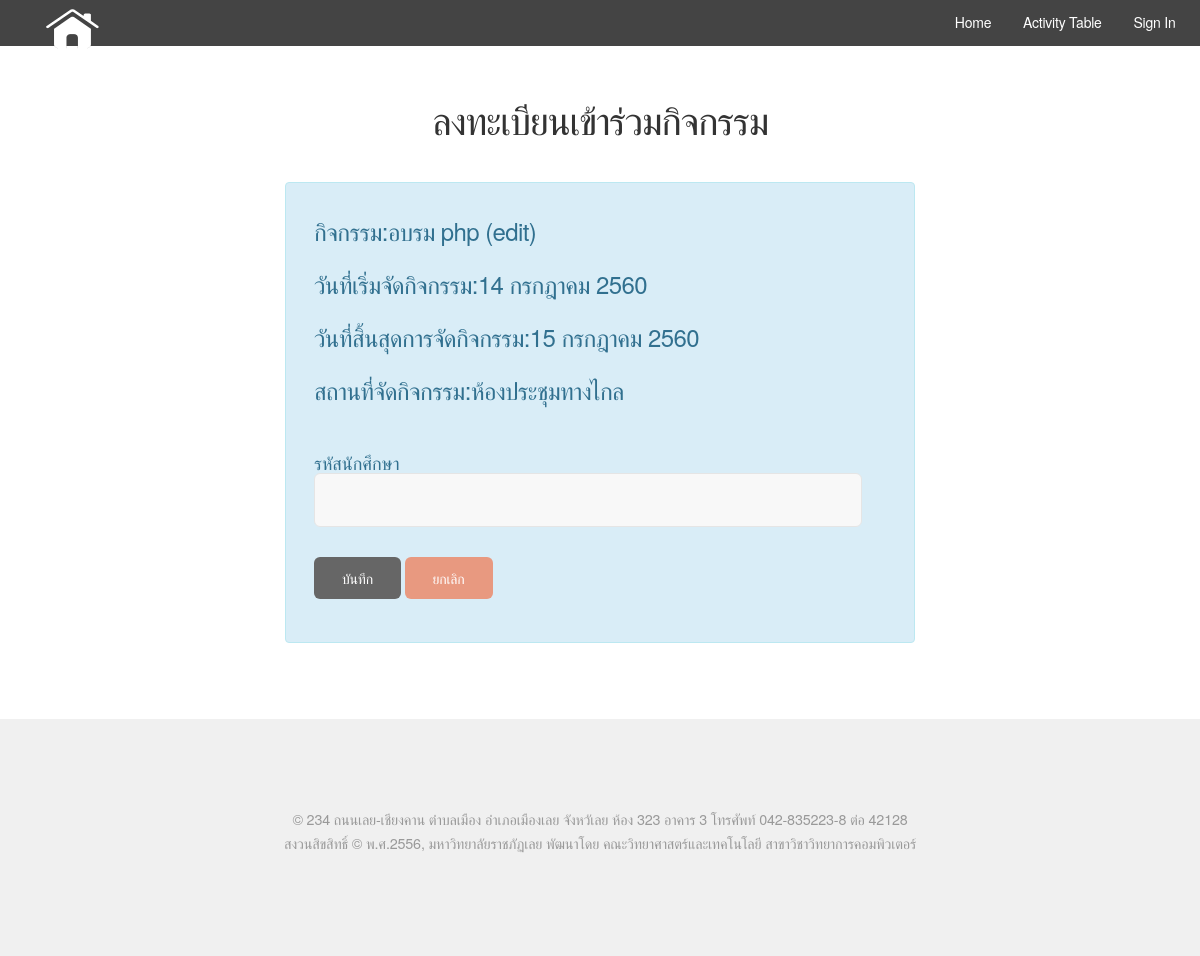
The page /regisact.php?act_id=3 on the database its author committed.
### tables this page shows
CREATE TABLE `activity` (
  `act_id` int(7) NOT NULL AUTO_INCREMENT,
  `act_name` varchar(255) NOT NULL,
  `act_datestart` date NOT NULL,
  `act_dateend` date NOT NULL,
  `start_time` time NOT NULL,
  `act_hour` int(2) NOT NULL,
  `act_location` varchar(255) NOT NULL,
  `act_number` int(7) NOT NULL,
  `rec_date` date NOT NULL,
  `respon` int(7) NOT NULL,
  `status_respon` int(1) NOT NULL,
  `year1` int(1) NOT NULL,
  `year2` int(1) NOT NULL,
  `year3` int(1) NOT NULL,
  `year4` int(1) NOT NULL,
  PRIMARY KEY (`act_id`)
);

### funtion/funcDateThai.php (called while the page is built, shortened)
<?php
		function DateThai2($strDate2)
	{
		$strYear = date("Y",strtotime($strDate2))+543;
		$strMonth= date("n",strtotime($strDate2));
		$strDay= date("j",strtotime($strDate2));
		$strMonthCut = Array("","มกราคม","กุมภาพันธ์","มีนาคม","เมษายน","พฤษภาคม","มิถุนายน","กรกฎาคม","สิงหาคม","กันยายน","ตุลาคม","พฤศจิกายน","ธันวาคม");
		$strMonthThai=$strMonthCut[$strMonth];
		return "$strDay $strMonthThai $strYear ";
	}
 ?>

### regisact.php (the view, shortened to what this page needs)
<?php include_once 'header.php'; ?>
<section id="main" class="container 75%">
    <header>
        <h2>ลงทะเบียนเข้าร่วมกิจกรรม</h2>
    </header>
    <div class="alert alert-info">
    <div class="row">
        <div class="11u">
                    <?php
                    $act_id=$_GET['act_id'];
                   $strsql =" SELECT * FROM activity WHERE act_id=$act_id";
                    $result = mysqli_query($conn,$strsql);
                    $rs = mysqli_fetch_array($result);
                    include_once 'funtion/funcDateThai.php';
                    echo "<h3>"."กิจกรรม:" .$rs ['act_name']. "<br><br>";
                    echo "วันที่เริ่มจัดกิจกรรม:" . DateThai2($rs['act_datestart'])."<br><br>";
                    echo "วันที่สิ้นสุดการจัดกิจกรรม:" . DateThai2($rs['act_dateend']). "<br><br>";
                    echo "สถานที่จัดกิจกรรม:" .$rs ['act_location']."</h3>". "<br><br>";
                    ?>
                <form name="form1" method="POST" action="regis_act.php">
                          <h4>รหัสนักศึกษา<input type="text" name="std_code" value=""/></h4><br/>
                    <input type="submit" onclick="return confirm('ลงทะเบียนเรียบร้อยแล้วค่ะ')" value=" บันทึก " />
                    <input type="submit" class="special" value=" ยกเลิก " />
                   </form>
            </div>
    </div>
    </div>
</section>
<?php include_once 'footer.php'; ?>

### assets/css/main.css (style rules this page uses)
html, body, div, span, applet, object, iframe, h1, h2, h3, h4, h5, h6, p, blockquote, pre, a, abbr, acronym, address, big, cite, code, del, dfn, em, img, ins, kbd, q, s, samp, small, strike, strong, sub, sup, tt, var, b, u, i, center, dl, dt, dd, ol, ul, li, fieldset, form, label, legend, table, caption, tbody, tfoot, thead, tr, th, td, article, aside, canvas, details, embed, figure, figcaption, footer, header, hgroup, menu, nav, output, ruby, section, summary, time, mark, audio, video { margin: 0; padding: 0; border: 0; font-size: 100%; font: inherit; vertical-align: baseline; }
article, aside, details, figcaption, figure, footer, header, hgroup, menu, nav, section { display: block; }
body { line-height: 1; }
body { -webkit-text-size-adjust: none; }
*, *:before, *:after { -moz-box-sizing: border-box; -webkit-box-sizing: border-box; box-sizing: border-box; }
.container { margin-left: auto; margin-right: auto; }
.container.\37 5\25 { width: 45em; }
.container { width: 60em; }
@media screen and (max-width: 1680px) { .container.\37 5\25 { width: 45em; } }
@media screen and (max-width: 1680px) { .container { width: 60em; } }
@media screen and (max-width: 1280px) { .container.\37 5\25 { width: 45em; } }
@media screen and (max-width: 1280px) { .container { width: 60em; } }
.row { border-bottom: solid 1px transparent; -moz-box-sizing: border-box; -webkit-box-sizing: border-box; box-sizing: border-box; }
.row > * { float: left; -moz-box-sizing: border-box; -webkit-box-sizing: border-box; box-sizing: border-box; }
.row:after, .row:before { content: ''; display: block; clear: both; height: 0; }
.row > * { padding: 0 0 0 2em; }
.row { margin: 0 0 -1px -2em; }
.\31 1u, .\31 1u\24 { width: 91.6666666667%; clear: none; margin-left: 0; }
@media screen and (max-width: 1680px) { .row > * { padding: 0 0 0 2em; } }
@media screen and (max-width: 1680px) { .row { margin: 0 0 -1px -2em; } }
@media screen and (max-width: 1280px) { .row > * { padding: 0 0 0 2em; } }
@media screen and (max-width: 1280px) { .row { margin: 0 0 -1px -2em; } }
body { background: #f5f5f5; }
body, input, select, textarea { color: #777; font-family: "Source Sans Pro", sans-serif; font-size: 16pt; font-weight: 300; line-height: 1.65em; letter-spacing: -0.015em; }
h1, h2, h3, h4, h5, h6 { color: #646464; font-weight: 300; line-height: 1em; margin: 0 0 0.5em 0; }
h2 { font-size: 2.25em; line-height: 1.5em; letter-spacing: -0.035em; }
h3 { font-size: 1.75em; line-height: 1.5em; letter-spacing: -0.025em; }
h4 { font-size: 1.1em; line-height: 1.5em; letter-spacing: 0; }
form { margin: 0 0 2em 0; }
input[type="text"], input[type="password"], input[type="email"], select, textarea { -moz-appearance: none; -webkit-appearance: none; -ms-appearance: none; appearance: none; background: #f8f8f8; border-radius: 6px; border: solid 1px #e5e5e5; color: inherit; display: block; outline: 0; padding: 0 1em; text-decoration: none; width: 100%; }
input[type="text"], input[type="password"], input[type="email"], select { height: 3em; }
input[type="submit"], input[type="reset"], input[type="button"], .button { -moz-appearance: none; -webkit-appearance: none; -ms-appearance: none; appearance: none; -moz-transition: background-color 0.2s ease-in-out, color 0.2s ease-in-out; -webkit-transition: background-color 0.2s ease-in-out, color 0.2s ease-in-out; -ms-transition: background-color 0.2s ease-in-out, color 0.2s ease-in-out; transition: background-color 0.2s ease-in-out, color 0.2s ease-in-out; background-color: #666; border-radius: 6px; border: 0; color: #ffffff; cursor: pointer; display: inline-block; font-weight: 400; height: 3em; line-height: 3em; padding: 0 2em; text-align: center; text-decoration: none; white-space: nowrap; }
input[type="submit"].special, input[type="reset"].special, input[type="button"].special, .button.special { background-color: #e89980; color: #ffffff !important; }
#main { padding: 4em 0; }
#main > header { text-align: center; margin: 0 0 3em 0; }
#main > header h2 { font-size: 2.75em; margin: 0; }
@media screen and (max-width: 1680px) { body, input, select, textarea { font-size: 13pt; } }
@media screen and (max-width: 1280px) { body, input, select, textarea { font-size: 11pt; } }

### rows shown on the page
activity: act_name "อบรม php (edit)", act_datestart "14 กรกฎาคม 2560", act_dateend "15 กรกฎาคม 2560", act_location "ห้องประชุมทางไกล"
